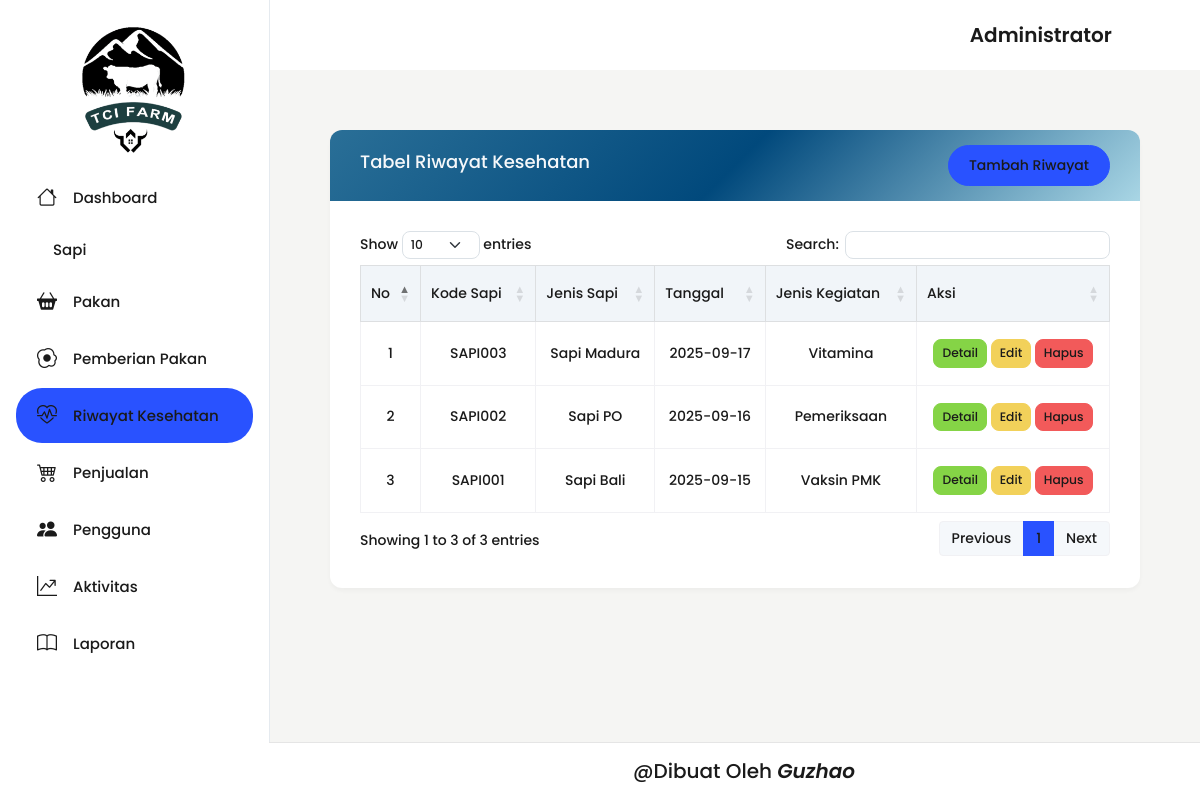
The app's page /backend/pages/riwayat_kesehatan/index.php (signed in) with its own data.
### tables this page shows
CREATE TABLE `riwayat_kesehatan` (
  `id_riwayat` int NOT NULL,
  `id_sapi` int DEFAULT NULL,
  `tanggal` date DEFAULT NULL,
  `jenis_kegiatan` varchar(100) DEFAULT NULL,
  `keterangan` text
);

CREATE TABLE `sapi` (
  `id_sapi` int NOT NULL,
  `kode_sapi` varchar(20) NOT NULL,
  `jenis_sapi` varchar(50) NOT NULL,
  `jenis_kelamin` enum('Jantan','Betina') NOT NULL,
  `berat_badan_kg` decimal(10,2) DEFAULT NULL,
  `status_kesehatan` varchar(100) DEFAULT NULL,
  `lokasi_kandang` varchar(50) DEFAULT NULL,
  `tanggal_masuk` date DEFAULT NULL,
  `gambar` varchar(255) DEFAULT NULL,
  `status_sapi` enum('Aktif','Dijual','Terjual','Mati') NOT NULL DEFAULT 'Aktif'
);

### backend/pages/riwayat_kesehatan/index.php (the view, shortened to what this page needs)
<?php
include '../../../config/connection.php';
include '../../partials/header.php';
include '../../partials/sidebar.php';
include '../../partials/navbar.php';
$qKesehatan = "
    SELECT rk.id_riwayat, rk.tanggal, rk.jenis_kegiatan, rk.keterangan,
           s.kode_sapi, s.jenis_sapi
    FROM riwayat_kesehatan rk
    JOIN sapi s ON rk.id_sapi = s.id_sapi
    ORDER BY rk.tanggal DESC
";
$result = mysqli_query($connect, $qKesehatan) or die(mysqli_error($connect));
?>
<div class="container-fluid">
  <div class="row">
    <div class="col-12">
      <div class="card w-100">
        <div class="card-header d-flex align-items-center justify-content-between"
          style="background: linear-gradient(135deg, #2a6f97, #01497c, #a9d6e5); border: none;">
          <h5 class="text-light">Tabel Riwayat Kesehatan</h5>
          <a href="./create.php" class="btn btn-primary">Tambah Riwayat</a>
        </div>
        <div class="card-body">
          <div class="table-responsive">
            <table id="riwayatKesehatanTable" class="table table-bordered w-100 text-center align-middle">
              <thead class="table-light">
                <tr>
                  <th>No</th>
                  <th>Kode Sapi</th>
                  <th>Jenis Sapi</th>
                  <th>Tanggal</th>
                  <th>Jenis Kegiatan</th>
                  <th>Aksi</th>
                </tr>
              </thead>
              <tbody>
                <?php
                $no = 1;
                while ($item = $result->fetch_object()):
                ?>
                  <tr>
                    <td><?= $no ?></td>
                    <td><?= htmlspecialchars($item->kode_sapi) ?></td>
                    <td><?= htmlspecialchars($item->jenis_sapi) ?></td>
                    <td><?= $item->tanggal ?></td>
                    <td><?= htmlspecialchars($item->jenis_kegiatan) ?></td>
                    <td>
                      <a href="./detail.php?id=<?= $item->id_riwayat ?>" class="btn btn-success btn-sm">Detail</a>
                      <a href="./edit.php?id=<?= $item->id_riwayat ?>" class="btn btn-warning btn-sm">Edit</a>
                      <a href="../../actions/riwayat_kesehatan/destroy.php?id=<?= $item->id_riwayat ?>"
                        class="btn btn-danger btn-sm"
                        onclick="return confirm('Apakah anda yakin ingin menghapus data ini?')">
                        Hapus
                      </a>
                    </td>
                  </tr>
                <?php
                  $no++;
                endwhile;
                ?>
              </tbody>
            </table>
          </div>
        </div>
      </div>
    </div>
  </div>
</div>
<?php
include '../../partials/footer.php';
include '../../partials/script.php';
?>

### backend/template_admin/src/assets/css/custom.css (style rules this page uses)
.body-wrapper .container-fluid, .body-wrapper .container-sm, .body-wrapper .container-md, .body-wrapper .container-lg, .body-wrapper .container-xl, .body-wrapper .container-xxl { max-width: 100% !important; margin: 0 !important; padding: 30px !important; padding-top: 65px !important; }
.table th { text-align: center; vertical-align: middle; background: #f1f5f9; }
.table td { text-align: center; vertical-align: middle; }
body, .table, .card, .btn, .navbar { font-family: 'Poppins', sans-serif; font-weight: 500; color: #1a1a1a; }
.table th { font-weight: 700; color: #000; }
.table td { font-weight: 500; color: #222; vertical-align: middle; }
.card-header h5 { font-weight: 700; font-size: 18px; color: #fff; }
html, body, * { font-family: 'Poppins', sans-serif !important; font-weight: 500 !important; color: #1a1a1a !important; }

### records on screen
riwayat_kesehatan: id_sapi.kode_sapi "SAPI003", id_sapi.jenis_sapi "Sapi Madura", tanggal "2025-09-17", jenis_kegiatan "Vitamina"
riwayat_kesehatan: id_sapi.kode_sapi "SAPI002", id_sapi.jenis_sapi "Sapi PO", tanggal "2025-09-16", jenis_kegiatan "Pemeriksaan"
riwayat_kesehatan: id_sapi.kode_sapi "SAPI001", id_sapi.jenis_sapi "Sapi Bali", tanggal "2025-09-15", jenis_kegiatan "Vaksin PMK"

### other values on screen
$_SESSION['hak_akses'] "Administrator"
